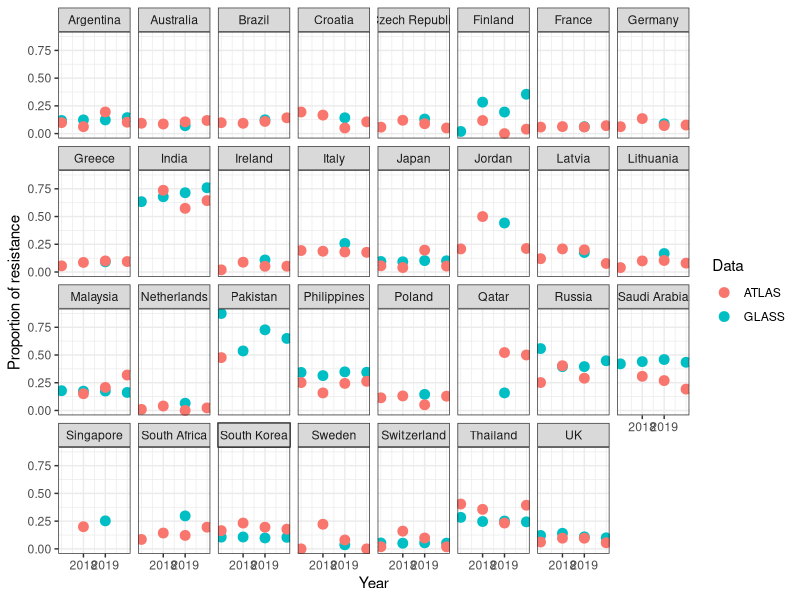
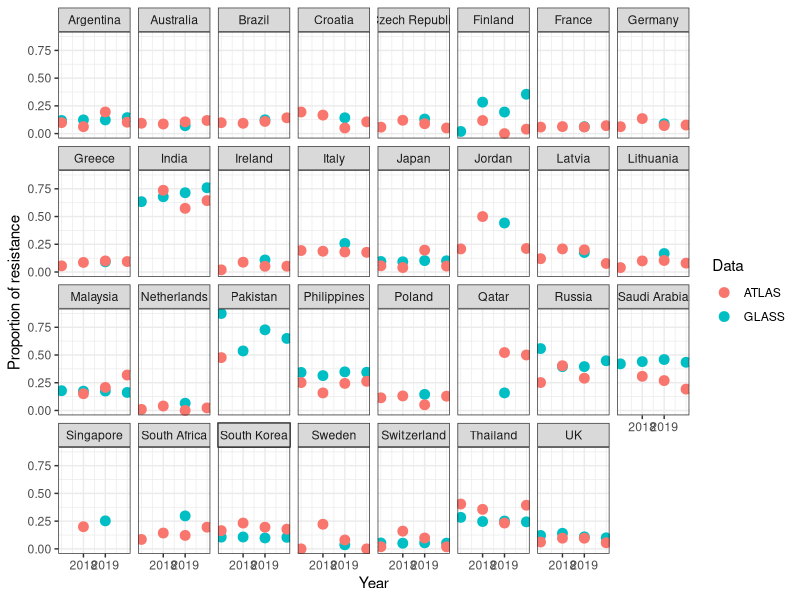

These figures' R source, in order: (Note: this script raises an error after producing the figures.)

################################################################################

################################################################################
######################### AMR Vivli data challenge #############################
################################################################################

################################################################################

#libraries required
library(dplyr)
library(tidyr)
library(readxl) #to read excel files
library(tidyverse) # str_replace_all()
library(here)
library(cowplot)
library(RColorBrewer)

pal = c("royalblue4", "royalblue1", "firebrick4", "firebrick2")
################################################################################
########################### Load AMR datasets ##################################
################################################################################

#load prepared data from all sources of data
df_AMR <- read.csv(here("data","final_AMR_dataset.csv"))

#names datasets
name_data = unique(df_AMR$Data)

################################################################################
########################## Countries exploration ###############################
################################################################################

#countries in each dataset
countries_GLASS = unique(df_AMR[df_AMR$Data == 'GLASS', c('Country')])
countries_GLASS
countries_ATLAS = unique(df_AMR[df_AMR$Data == 'ATLAS', c('Country')])
countries_SIDERO = unique(df_AMR[df_AMR$Data == 'SIDERO', c('Country')])
countries_GEARS = unique(df_AMR[df_AMR$Data == 'GEARS', c('Country')])
countries_KEYSTONE = unique(df_AMR[df_AMR$Data == 'KEYSTONE', c('Country')])

#intersection of countries between datasets
countries_ATLAS_GLASS <- intersect(countries_ATLAS, countries_GLASS)
countries_ATLAS_GLASS
countries_SIDERO_GLASS <- intersect(countries_GLASS, countries_SIDERO)
countries_SIDERO_GLASS
countries_GEARS_GLASS <- intersect(countries_GEARS, countries_GLASS)
countries_GEARS_GLASS
countries_KEYSTONE_GLASS <- intersect(countries_KEYSTONE, countries_GLASS)
countries_KEYSTONE_GLASS

################################################################################
########################## Proportion calculation ##############################
################################################################################

#proportion of resistance
df_AMR$p <- df_AMR$Resistant/df_AMR$Total*100

#binomial 95% confidence interval calculation
#TO DO

################################################################################
####################### Plots like Catalan et al. ##############################
################################################################################


##### Global plot #####

#choose data of interest
df_of_interest = df_AMR[df_AMR$Antibiotic == 'Ceftazidime' &
                          df_AMR$Pathogen == 'Escherichia coli' &
                          df_AMR$Data %in% c('GLASS', 'ATLAS') &
                          df_AMR$Country %in% countries_ATLAS_GLASS,]

#plot by year and country
ggplot(data = df_of_interest) +
  geom_point(aes(x = as.numeric(Year), y = (Resistant/Total), color = Data), size = 3) +
  scale_x_continuous(breaks = c(2018, 2019)) +
  facet_wrap(~Country, ncol = 8) +
  xlab('Year') +
  ylab('Proportion of resistance') +
  theme_bw()

ggsave(here("plots", "ATLAS_vs_GLASS.png"))

#####

##### GLASS vs datasets individually #####

# Currently, looking by class completely over or underestimates compared to GLASS
df_AMR_2 = df_AMR %>%
  filter(!(Antibiotic %in% c("Cephalosporins", "Carbapenems")))
x = df_AMR_2[df_AMR_2$Data %in% c('GLASS'),]

for(data in name_data){
  
  y = df_AMR_2[df_AMR_2$Data %in% data,]
  
  x_y <- merge(x, y, by = c('Country', 'Year', 'Pathogen', 'Antibiotic')) %>%
    filter(!is.nan(p.y))
  
  x_y_e_col <- x_y %>% filter(Pathogen == "Escherichia coli")
  x_y_k_pne <- x_y %>% filter(Pathogen == "Klebsiella pneumoniae")
  
  pa = ggplot(data = x_y_e_col) +
    geom_point(aes(x = p.x, y = p.y, colour = Antibiotic), size = 3) +
    facet_grid(cols = vars(Pathogen)) +
    scale_color_manual(values = pal,
                       breaks = sort(unique(df_AMR$Antibiotic))) +
    geom_text(aes(x = 27, y = 75, label = paste0("Comparisons:\n",
                                                 nrow(x_y_e_col)))) +
    geom_text(aes(x = 27, y = 90, label = paste0(data, " data points:\n",
                                                 sum(Total.y)))) +
    geom_text(aes(x = 80, y = 20, label = paste0("Prop within +/-10%:\n",
                                                 round(sum(abs(p.y-p.x)<=10)/nrow(x_y_e_col), 2)))) +
    geom_text(aes(x = 80, y = 5, label = paste0("Mean % difference:\n",
                                                round(mean(p.y-p.x), 2)))) +
    geom_abline() +
    geom_abline(slope = 1, intercept = 10, linetype = "dashed") +
    geom_abline(slope = 1, intercept = -10, linetype = "dashed") +
    scale_y_continuous(breaks = seq(0,100,20), limits = c(0,100)) +
    scale_x_continuous(breaks = seq(0,100,20), limits = c(0,100)) +
    xlab("% resistance GLASS") +
    ylab(paste0("% resistance ", data)) +
    theme_bw() +
    theme(axis.text.x = element_text(size = 12),
          axis.title.x = element_text(size = 12),
          axis.text.y = element_text(size = 12),
          axis.title.y = element_text(size = 12),
          strip.text = element_text(size = 12)) +
    guides(colour = "none")
  
  pb = ggplot(data = x_y_k_pne) +
    geom_point(aes(x = p.x, y = p.y, colour = Antibiotic), size = 3) +
    facet_grid(cols = vars(Pathogen)) +
    scale_color_manual(values = pal,
                       breaks = sort(unique(df_AMR$Antibiotic))) +
    geom_text(aes(x = 25, y = 75, label = paste0("Comparisons:\n",
                                                 nrow(x_y_k_pne)))) +
    geom_text(aes(x = 25, y = 90, label = paste0(data, " data points:\n",
                                                 sum(Total.y)))) +
    geom_text(aes(x = 80, y = 20, label = paste0("Prop within +/-10%:\n",
                                                 round(sum(abs(p.y-p.x)<=10)/nrow(x_y_k_pne), 2)))) +
    geom_text(aes(x = 80, y = 5, label = paste0("Mean % difference:\n",
                                                round(mean(p.y-p.x), 2)))) +
    geom_abline() +
    geom_abline(slope = 1, intercept = 10, linetype = "dashed") +
    geom_abline(slope = 1, intercept = -10, linetype = "dashed") +
    scale_y_continuous(breaks = seq(0,100,20), limits = c(0,100)) +
    scale_x_continuous(breaks = seq(0,100,20), limits = c(0,100)) +
    xlab("% resistance GLASS") +
    ylab(paste0("% resistance ", data)) +
    theme_bw() +
    theme(axis.text.x = element_text(size = 12),
          axis.title.x = element_text(size = 12),
          axis.text.y = element_blank(),
          axis.title.y = element_blank(),
          axis.ticks.y = element_blank(),
          strip.text = element_text(size = 12)) +
    guides(colour = "none")
  
  plot_grid(pa, pb, nrow = 1, rel_widths = c(1,0.90))
  
  ggsave(here("plots", paste0("agreement_GLASS_vs_", data, ".png")), width = 7, height = 4)
}

#####

##### GLASS vs datasets combined #####

y = df_AMR_2 %>%
  filter(Data != "GLASS") %>%
  group_by(Country, Year, Pathogen, Antibiotic) %>%
  summarise(Total = sum(Total),
            Resistant = sum(Resistant)) %>%
  mutate(Data = "All",
         p = Resistant/Total*100)


x_y <- merge(x, y, by = c('Country', 'Year', 'Pathogen', 'Antibiotic')) %>%
  filter(!is.nan(p.y))
x_y_e_col <- x_y %>% filter(Pathogen == "Escherichia coli")
x_y_k_pne <- x_y %>% filter(Pathogen == "Klebsiella pneumoniae")

pa = ggplot(data = x_y_e_col) +
  geom_point(aes(x = p.x, y = p.y, colour = Antibiotic), size = 3) +
  facet_grid(cols = vars(Pathogen)) +
  scale_color_manual(values = pal,
                     breaks = sort(unique(df_AMR$Antibiotic))) +
  geom_text(aes(x = 15, y = 80, label = paste0("Comparisons:\n",
                                                 nrow(x_y_e_col)))) +
  geom_text(aes(x = 15, y = 92, label = paste0("Data points:\n",
                                                 sum(Total.y)))) +
  geom_text(aes(x = 85, y = 17, label = paste0("Prop within +/-10%:\n",
                                                  round(sum(abs(p.y-p.x)<=10)/nrow(x_y_e_col), 2)))) +
  geom_text(aes(x = 85, y = 5, label = paste0("Mean % difference:\n",
                                                  round(mean(p.y-p.x), 2)))) +
  geom_abline() +
  geom_abline(slope = 1, intercept = 10, linetype = "dashed") +
  geom_abline(slope = 1, intercept = -10, linetype = "dashed") +
  scale_y_continuous(breaks = seq(0,100,20), limits = c(0,100)) +
  scale_x_continuous(breaks = seq(0,100,20), limits = c(0,100)) +
  xlab("% resistance GLASS") +
  ylab("% resistance ALL") +
  theme_bw() +
  theme(axis.text.x = element_text(size = 12),
        axis.title.x = element_text(size = 12),
        axis.text.y = element_text(size = 12),
        axis.title.y = element_text(size = 12),
        strip.text = element_text(size = 12)) +
  guides(colour = "none")

pb = ggplot(data = x_y_k_pne) +
  geom_point(aes(x = p.x, y = p.y, colour = Antibiotic), size = 3) +
  facet_grid(cols = vars(Pathogen)) +
  scale_color_manual(values = pal,
                     breaks = sort(unique(df_AMR$Antibiotic))) +
  geom_text(aes(x = 15, y = 80, label = paste0("Comparisons:\n",
                                                 nrow(x_y_k_pne)))) +
  geom_text(aes(x = 15, y = 92, label = paste0("Data points:\n",
                                                 sum(Total.y)))) +
  geom_text(aes(x = 85, y = 17, label = paste0("Prop within +/-10%:\n",
                                                  round(sum(abs(p.y-p.x)<=10)/nrow(x_y_k_pne), 2)))) +
  geom_text(aes(x = 85, y = 5, label = paste0("Mean % difference:\n",
                                                  round(mean(p.y-p.x), 2)))) +
  geom_abline() +
  geom_abline(slope = 1, intercept = 10, linetype = "dashed") +
  geom_abline(slope = 1, intercept = -10, linetype = "dashed") +
  scale_y_continuous(breaks = seq(0,100,20), limits = c(0,100)) +
  scale_x_continuous(breaks = seq(0,100,20), limits = c(0,100)) +
  xlab("% resistance GLASS") +
  ylab("% resistance ALL") +
  theme_bw() +
  theme(axis.text.x = element_text(size = 12),
        axis.title.x = element_text(size = 12),
        axis.text.y = element_blank(),
        axis.title.y = element_blank(),
        axis.ticks.y = element_blank(),
        strip.text = element_text(size = 12)) +
  guides(colour = "none")

p_legend = get_legend(ggplot(df_AMR) +
                        geom_point(aes(Total, Resistant, colour = Antibiotic), size = 3) +
                        scale_color_manual(values = pal, breaks = sort(unique(df_AMR$Antibiotic))) +
                        theme_bw() +
                        theme(legend.position = "bottom",
                              legend.text = element_text(size = 12),
                              legend.title = element_blank()))

plot_grid(plot_grid(pa, pb, nrow = 1),
          p_legend, ncol = 1, rel_heights = c(1, 0.05))

ggsave(here("plots", paste0("agreement_GLASS_vs_ALL.png")), width = 12, height = 5)


#####